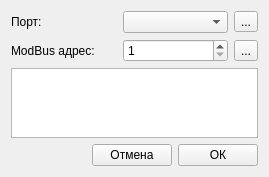
<?xml version="1.0" encoding="UTF-8"?>
<ui version="4.0">
 <class>ConnectForm</class>
 <widget class="QWidget" name="ConnectForm">
  <property name="geometry">
   <rect>
    <x>0</x>
    <y>0</y>
    <width>269</width>
    <height>176</height>
   </rect>
  </property>
  <property name="windowTitle">
   <string>Подключение</string>
  </property>
  <layout class="QVBoxLayout" name="verticalLayout">
   <item>
    <layout class="QGridLayout" name="gridLayout">
     <item row="0" column="2">
      <widget class="QToolButton" name="updateButton">
       <property name="text">
        <string>...</string>
       </property>
      </widget>
     </item>
     <item row="1" column="2">
      <widget class="QToolButton" name="searchButton">
       <property name="text">
        <string>...</string>
       </property>
      </widget>
     </item>
     <item row="1" column="0">
      <widget class="QLabel" name="label_2">
       <property name="text">
        <string>ModBus адрес:</string>
       </property>
      </widget>
     </item>
     <item row="0" column="1">
      <widget class="QComboBox" name="portBox"/>
     </item>
     <item row="1" column="1">
      <widget class="QSpinBox" name="addressBox">
       <property name="minimum">
        <number>1</number>
       </property>
       <property name="maximum">
        <number>255</number>
       </property>
      </widget>
     </item>
     <item row="0" column="0">
      <widget class="QLabel" name="label">
       <property name="text">
        <string>Порт:</string>
       </property>
      </widget>
     </item>
    </layout>
   </item>
   <item>
    <widget class="QTextBrowser" name="infoText"/>
   </item>
   <item>
    <layout class="QHBoxLayout" name="horizontalLayout">
     <item>
      <spacer name="horizontalSpacer">
       <property name="orientation">
        <enum>Qt::Horizontal</enum>
       </property>
       <property name="sizeHint" stdset="0">
        <size>
         <width>40</width>
         <height>20</height>
        </size>
       </property>
      </spacer>
     </item>
     <item>
      <widget class="QPushButton" name="cancelButton">
       <property name="text">
        <string>Отмена</string>
       </property>
      </widget>
     </item>
     <item>
      <widget class="QPushButton" name="okButton">
       <property name="text">
        <string>ОК</string>
       </property>
      </widget>
     </item>
    </layout>
   </item>
  </layout>
 </widget>
 <resources/>
 <connections/>
</ui>
